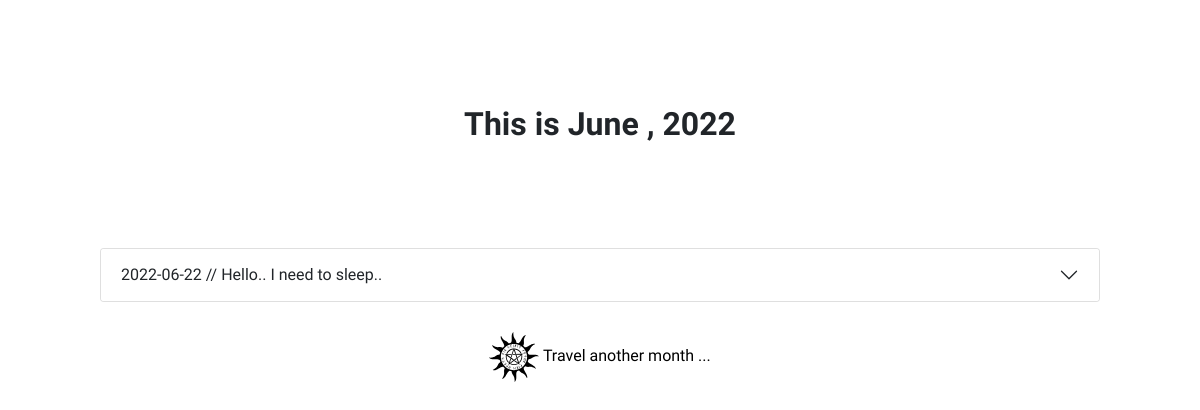
The page /inside/month/6 on the database as committed earlier.
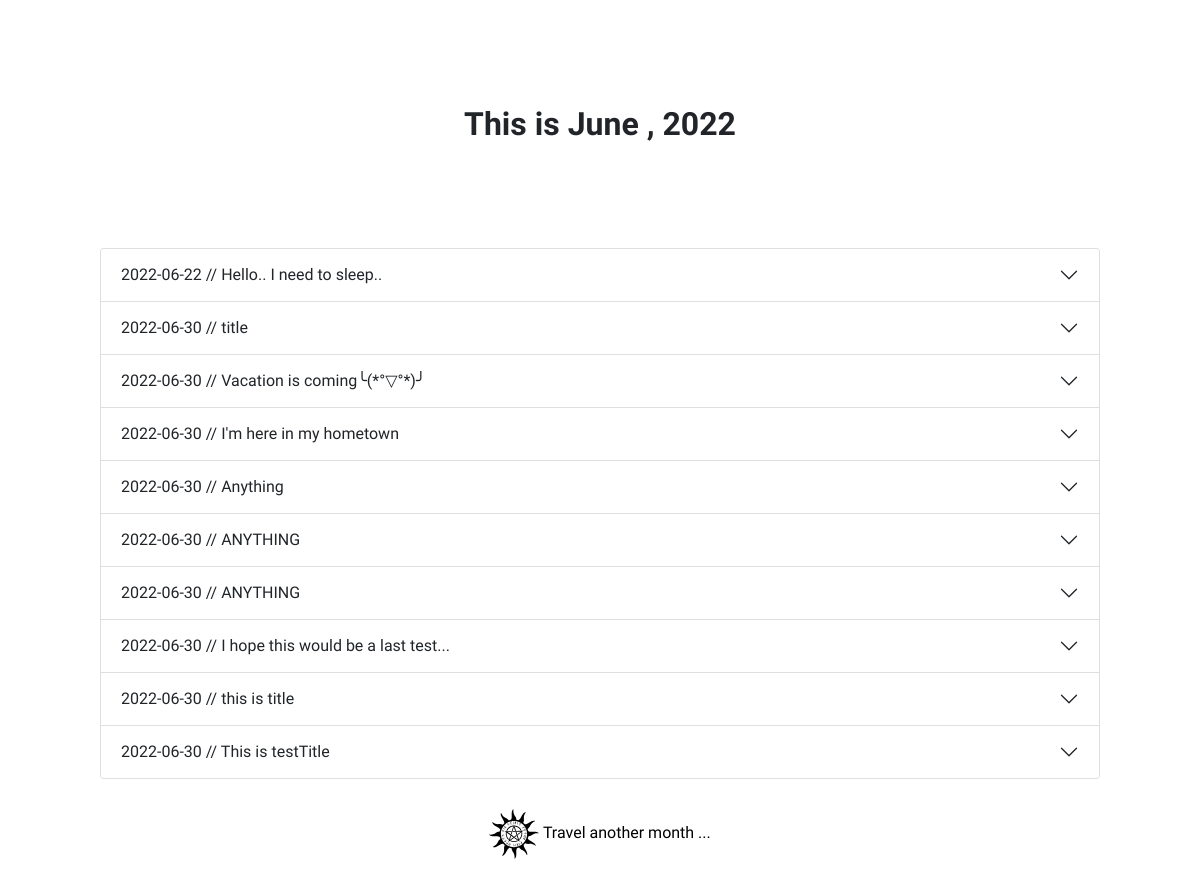
The same page on the database as committed later.
### insidepage/models.py (models this page shows, shortened)
class Diary(models.Model):
    title = models.CharField(max_length=30)
    pub_date = models.DateTimeField(auto_now_add=True)
    body = models.TextField()
    def summary(self):
        return self.body[:100]

### insidepage/views.py (the view)
# urls.py: path('month/<str:month>', views.month, name='month'),
def month(request, month):
    diaries = Diary.objects.filter(pub_date__month=month)
    months = ['January', 'Feburary', 'March', 'April', 'May', 'June', 'July', 'August', 'September', 'October', 'November', 'December']
    return render(request, 'insidepage/month.html', {'diaries': diaries, 'month': months[int(month)-1]})

### insidepage/templates/insidepage/month.html (shortened to what this page needs)
{% load static %}
<!DOCTYPE html>
<html lang="en">
  <head>
    <link
      href="https://cdn.jsdelivr.net/npm/bootstrap@5.1.3/dist/css/bootstrap.min.css"
      rel="stylesheet"
    />
    <link
      rel="stylesheet"
      type="text/css"
      href="{% static 'css/styles.css' %}"
    />
  </head>
  <body>
    <div class="head">
      <span class="head__title"
        >This is <span>{{ month }}</span> , <span>2022</span></span
      >
    </div>
    {% if diaries %}
    <div class="accordion" id="accordionExample">
      {% for diary in diaries.all %}
      <div class="accordion-item">
        <h2 class="accordion-header" id="headingOne{{diary.id}}">
          <button
            class="accordion-button collapsed"
            type="button"
            data-bs-toggle="collapse"
            data-bs-target="#collapseOne{{diary.id}}"
            aria-expanded="false"
            aria-controls="collapseOne{{diary.id}}"
          >
            {{ diary.pub_date|date:'Y-m-d' }} // {{ diary.title }}
          </button>
        </h2>
      </div>
      {% endfor%}
    </div>
    {% else %}
    <div>We have no memories to show you ...</div>
    {% endif %}
    <div class="content__index footer">
      <a href="{% url 'index' %}">
        <img src="{% static 'img/pagan.svg' %}" alt="pagan" width="50px" />
        <span>Travel another month ...</span>
      </a>
    </div>
  </body>
</html>

### static/css/styles.css (style rules this page uses)
:root { --regular-font: "Merienda", cursive; --bold-font: "Merienda One", cursive; --regular-weight: 400; --bold-weight: 700; }
* { box-sizing: border-box; }
body { padding: 0; margin: 100px; text-align: center; font-family: var(--regular-font); font-weight: var(--regular-weight); }
a { text-decoration: none; color: black; }
.head { margin-bottom: 100px; }
.head__title { font-weight: var(--bold-weight); font-size: 32px; }
.head__title span { font-family: var(--bold-font); }
.content__index img { transition: all 5s ease-in-out; }
.content__index span { transition: all 0.5s ease-in-out; }
.footer { margin-top: 30px; }

Rows that differ between the two databases and show on the page:
added Diary: pub_date "2022-06-30", title "title"
added Diary: pub_date "2022-06-30", title "Vacation is coming╰(*°▽°*)╯"
added Diary: pub_date "2022-06-30", title "I'm here in my hometown"
added Diary: pub_date "2022-06-30", title "Anything"
added Diary: pub_date "2022-06-30", title "ANYTHING"
added Diary: pub_date "2022-06-30", title "ANYTHING"
added Diary: pub_date "2022-06-30", title "I hope this would be a last test..."
added Diary: pub_date "2022-06-30", title "this is title"
added Diary: pub_date "2022-06-30", title "This is testTitle"
